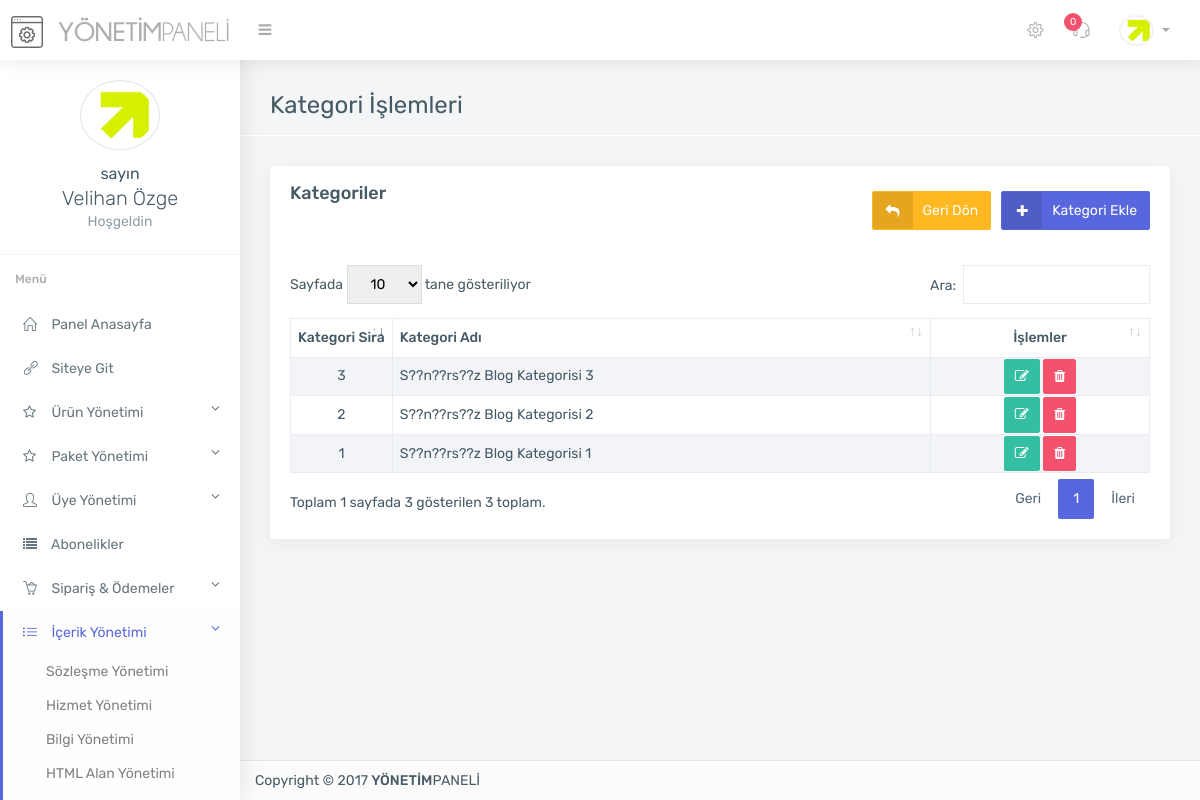
The page /admin/blog-kategoriler.php (signed in) on the database its author committed.
### tables this page shows
CREATE TABLE `kullanici` (
  `kullanici_id` int(11) NOT NULL,
  `kullanici_adi` varchar(250) NOT NULL,
  `kullanici_pass` varchar(250) NOT NULL,
  `kullanici_adsoyad` varchar(500) NOT NULL,
  `kullanici_resim` varchar(500) NOT NULL
);

CREATE TABLE `kategorilerb` (
  `kategori_id` int(11) NOT NULL,
  `kategori_ad` varchar(255) NOT NULL,
  `kategori_sira` int(11) NOT NULL,
  `kategori_title` varchar(255) NOT NULL,
  `kategori_descr` varchar(255) NOT NULL,
  `kategori_keyword` varchar(255) NOT NULL
);

### admin/blog-kategoriler.php (the view)
<?php
include 'header.php';
include 'topbar.php';
include 'sidebar.php';
$kategorisor=$db->prepare("SELECT * from kategorilerb");
$kategorisor->execute(array(0));
?>
<section class="main-content container">
	<div class="page-header">
		<h2>Kategori İşlemleri</h2>
	</div>
	<div class="row">
		<div class="col-md-12">
			<div class="card">
				<div class="card-heading card-default">
					<div class="pull-right mt-10">
						<a href="blog-kategori-ekle.php" class="btn btn-primary btn-icon"><i class="fa fa-plus"></i> Kategori Ekle</a>
					</div>
					<div class="pull-right mt-10" style="margin-right: 10px;">
						<a href="blog.php" class="btn btn-warning btn-icon"><i class="fa fa-reply"></i>Geri Dön</a>
					</div>
					Kategoriler
				</div>
				<div class="card-block">
					<table id="datatable1" class="table table-striped dt-responsive nowrap table-hover">
						<thead>
							<tr>
								<th style="width: 10%;" class="text-center">
									<strong>Kategori Sira</strong>
								</th>
								<th class="text-left">
									<strong>Kategori Adı</strong>
								</th>
								<th class="text-center">
									<strong>İşlemler</strong>
								</th>
							</tr>
						</thead>
						<tbody>
							<?php
							while ($kategoricek=$kategorisor->fetch(PDO::FETCH_ASSOC)) {
								?>
								<tr>
									<td class="text-center"><?php echo $kategoricek['kategori_sira']; ?></i></td>
									<td><?php echo $kategoricek['kategori_ad']; ?></i></td>
									<td class="text-center">
										<a href="blog-kategori-duzenle.php?kategori_id=<?php echo $kategoricek['kategori_id']; ?>" title="Düzenle" class="btn btn-sm btn-success"><i class="fa fa-edit"></i></a>
										<a href="controller/function.php?blogkategorisil=ok&kategori_id=<?php echo $kategoricek['kategori_id']; ?>" title="Sil" class="btn btn-sm btn-danger"><i class="fa fa-trash"></i></a>
									</td>
								</tr>
							<?php } ?>
						</tbody>
					</table>
				</div>
			</div>
		</div>
	</div>
	<?php include 'footer.php'; ?>

### admin/topbar.php (shortened to what this page needs)
<?php
$yenisay=$db->prepare("SELECT * from destek where destek_adminoku='0'");
$yenisay->execute(array());
$yeni=$yenisay->RowCount();
?>
<div class="top-bar light-top-bar">
	<div class="container-fluid">
		<div class="row">
			<div class="col">
				<a class="admin-logo" href="index.php">
					<h1>
						<img alt="" src="assets/img/genel/logo.png" class="logo-icon margin-r-10">
						<img alt="" src="assets/img/genel/logo-text.png" class="toggle-none hidden-xs">
					</h1>
				</a>
				<div class="left-nav-collapsed" >
					<a  href="#" class="nav-collapsed"><i class="fa fa-bars"></i></a>
				</div>
			</div>
			<div class="col">
				<ul class="list-inline top-right-nav">
					<li class="dropdown icon-dropdown d-none-m">
						<a href="genel-ayarlar.php"><i class="icon-settings"></i></a>
					</li>
					<li class="dropdown icon-dropdown">
						<a href="destek.php"><i class="icon-earphones-alt"></i> <span class="badge badge-danger"><?php echo $yeni; ?></span></a>
					</li>
					<li class="dropdown avtar-dropdown">
						<a class="dropdown-toggle" data-toggle="dropdown" href="#">
							<img alt="" class="rounded-circle" src="<?php echo $userprint['kullanici_resim']; ?>" width="30">
						</a>
					</li>
				</ul>
			</div>
		</div>
	</div>
</div>

### admin/sidebar.php (shortened to what this page needs)
<?php
$link = $_SERVER['REQUEST_URI'];
?>
<div class="main-sidebar-nav default-navigation">
    <div class="nano">
        <div class="nano-content sidebar-nav">
            <ul class="metisMenu nav flex-column" id="menu">
                <div class="card-block border-bottom text-center nav-profile">
                    <img alt="profile" class="rounded-circle margin-b-10 circle-border " src="<?php echo $userprint['kullanici_resim']; ?>" width="80">
                    <p class="lead margin-b-0 toggle-none"><small>sayın<br> </small><?php echo $userprint['kullanici_adsoyad'] ?></p>
                    <p class="text-muted mv-0 toggle-none">Hoşgeldin</p>
                </div>
                <li class="nav-heading">
                    <b>Menü</b>
                </li>
                <li class="nav-item <?php if (strstr($link, "index.php")) { echo "active";} ?>"><a class="nav-link" href="index.php"><i class="icon-home"></i> <span class="toggle-none">Panel Anasayfa</span> </a></li>
                <li class="nav-item"><a class="nav-link" target="_blank" href="<?php echo $settingsprint['ayar_siteurl']; ?>"><i class="icon-link"></i> <span class="toggle-none">Siteye Git</span> </a></li>
                <li class="nav-item <?php if (strstr($link, "urun")) { echo "active";} ?> <?php if (strstr($link, "eklenti")) { echo "active";} ?>">
                    <a class="nav-link" href="javascript: void(0);" aria-expanded="true"><i class="fa fa-star-o"></i> <span class="toggle-none">Ürün Yönetimi<span style="float: right;" class="fa fa-angle-down"></span></span></a>
                </li>
                <li class="nav-item <?php if (strstr($link, "paket")) { echo "active";} ?>">
                    <a class="nav-link" href="javascript: void(0);" aria-expanded="true"><i class="fa fa-star-o"></i> <span class="toggle-none">Paket Yönetimi<span style="float: right;" class="fa fa-angle-down"></span></span></a>
                </li>
                <li class="nav-item <?php if (strstr($link, "uye")) { echo "active";} ?>">
                    <a class="nav-link" href="javascript: void(0);" aria-expanded="true"><i class="icon-user"></i> <span class="toggle-none">Üye Yönetimi<span style="float: right;" class="fa fa-angle-down"></span></span></a>
                </li>
                <li class="nav-item <?php if (strstr($link, "abone")) { echo "active";} ?>">
                    <a class="nav-link" href="abonelikler.php"><i class="fa fa-list"></i> <span class="toggle-none">Abonelikler</span></a>
                </li>
                <li class="nav-item <?php if (strstr($link, "sanal-pos")) { echo "active";} ?><?php if (strstr($link, "hesap")) { echo "active";} ?><?php if (strstr($link, "siparis")) { echo "active";} ?><?php if (strstr($link, "odeme-yontemleri")) { echo "active";} ?>">
                    <a class="nav-link" href="javascript: void(0);" aria-expanded="true"><i class="icon-basket-loaded"></i> <span class="toggle-none">Sipariş & Ödemeler<span style="float: right;" class="fa fa-angle-down"></span></span></a>
                </li>
                <li class="nav-item <?php if (strstr($link, "sozlesme-yonetimi")) { echo "active";} ?><?php if (strstr($link, "slayt")) { echo "active";} ?><?php if (strstr($link, "referans")) { echo "active";} ?><?php if (strstr($link, "marka")) { echo "active";} ?><?php if (strstr($link, "yorum")) { echo "active";} ?><?php if (strstr($link, "bilgi")) { echo "active";} ?><?php if (strstr($link, "sosyal")) { echo "active";} ?><?php if (strstr($link, "proje")) { echo "active";} ?><?php if (strstr($link, "sss")) { echo "active";} ?><?php if (strstr($link, "sayfa")) { echo "active";} ?><?php if (strstr($link, "hizmet")) { echo "active";} ?><?php if (strstr($link, "html")) { echo "active";} ?><?php if (strstr($link, "blog")) { echo "active";} ?>">
                    <a class="nav-link" href="" aria-expanded="true"><i class="icon-list"></i> <span class="toggle-none">İçerik Yönetimi<span style="float: right;" class="fa fa-angle-down"></span></span></a>
                    <ul class="nav-second-level nav flex-column sub-menu" aria-expanded="true">
                        <li class="nav-item"><a class="nav-link" href="sozlesme-yonetimi.php">Sözleşme Yönetimi</a></li>
                        <li class="nav-item"><a class="nav-link" href="hizmetler.php">Hizmet Yönetimi</a></li>
                        <li class="nav-item"><a class="nav-link" href="bilgiler.php">Bilgi Yönetimi</a></li>
                        <li class="nav-item"><a class="nav-link" href="html-alan.php">HTML Alan Yönetimi</a></li>
                        <li class="nav-item"><a class="nav-link" href="referanslar.php">Referans Yönetimi</a></li>
                    </ul>
                </li>
            </ul>
        </div>
    </div>
</div>

### rows shown on the page
kullanici: kullanici_resim (picture), kullanici_adsoyad "Velihan Özge"
kategorilerb: kategori_sira "2", kategori_ad "S??n??rs??z Blog Kategorisi 2"
kategorilerb: kategori_sira "3", kategori_ad "S??n??rs??z Blog Kategorisi 3"
kategorilerb: kategori_sira "1", kategori_ad "S??n??rs??z Blog Kategorisi 1"

### other values the page prints
$yeni "0"
